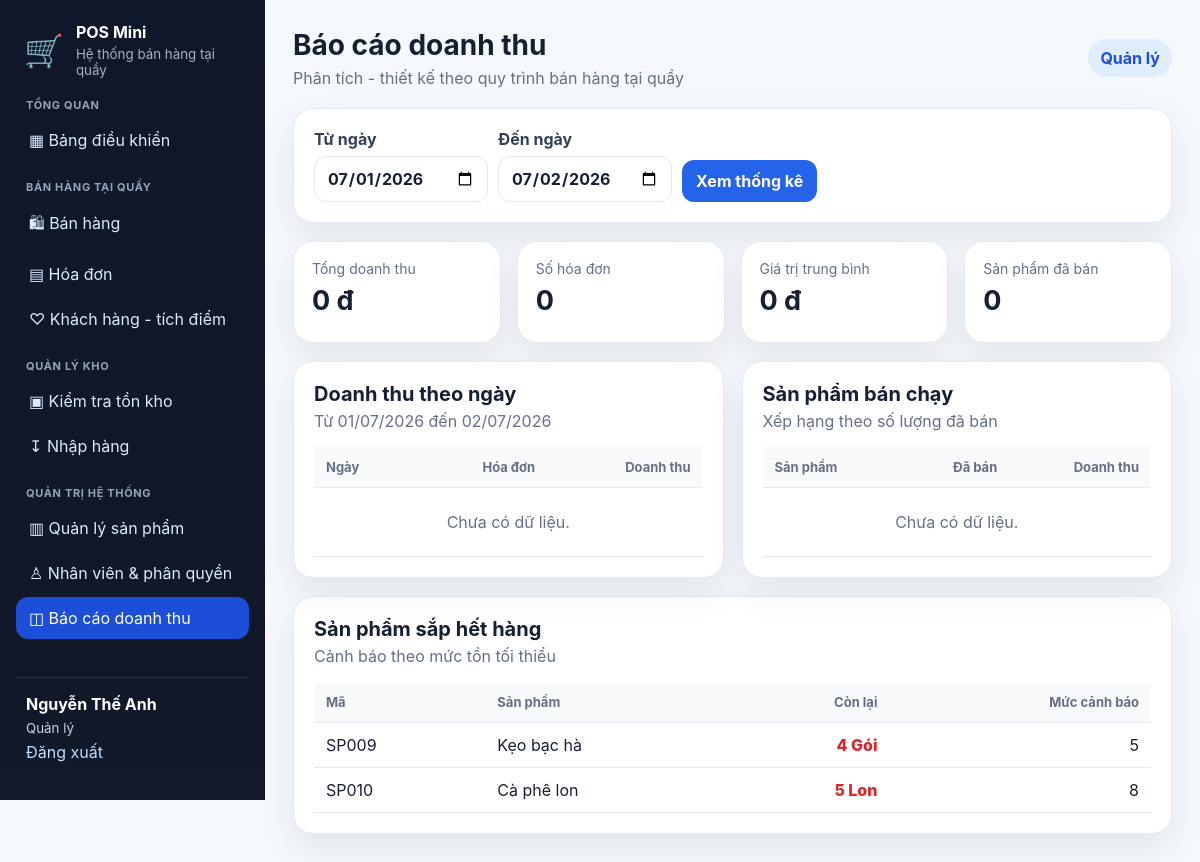
The app's page /code/statistics.php (signed in), older data.
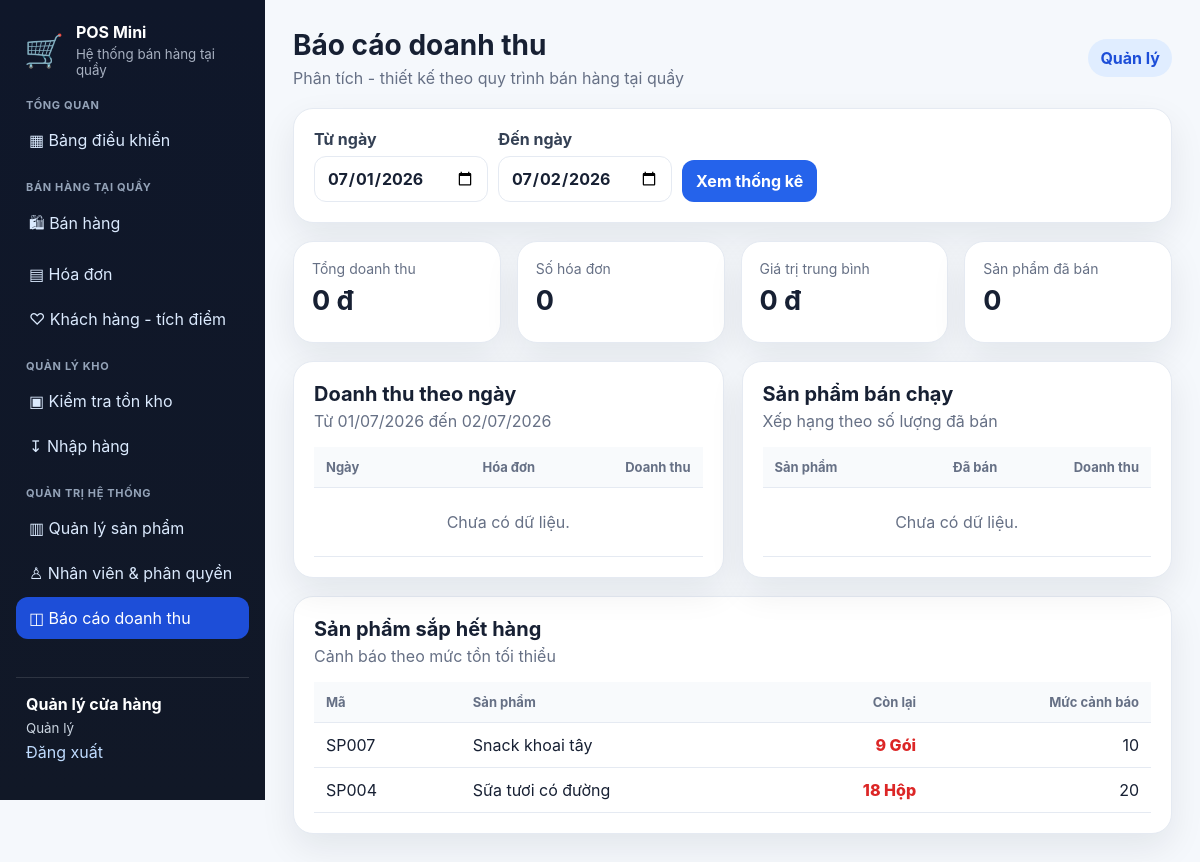
The same page, newer data.
### tables this page shows
CREATE TABLE products (
  id INT AUTO_INCREMENT PRIMARY KEY,
  code VARCHAR(30) NOT NULL UNIQUE,
  name VARCHAR(150) NOT NULL,
  category VARCHAR(100) NOT NULL,
  price DECIMAL(15,2) NOT NULL DEFAULT 0,
  stock INT NOT NULL DEFAULT 0,
  min_stock INT NOT NULL DEFAULT 5,
  unit VARCHAR(30) NOT NULL DEFAULT 'Cái',
  status TINYINT(1) NOT NULL DEFAULT 1,
  created_at DATETIME NOT NULL DEFAULT CURRENT_TIMESTAMP,
  updated_at DATETIME NULL DEFAULT NULL
);

### code/statistics.php (the view, shortened to what the changed rows need)
<?php
require_once __DIR__ . '/config/config.php';
$pdo=db();
$lowStock=$pdo->query('SELECT code,name,stock,min_stock,unit FROM products WHERE status=1 AND stock<=min_stock ORDER BY stock ASC')->fetchAll();
render_header('Báo cáo doanh thu','statistics'); ?>
<div class="two-column equal"><section class="panel"><div class="panel-heading"><div><h2>Doanh thu theo ngày</h2></div></div><div class="table-wrap"><table><thead><tr><th>Ngày</th><th class="right">Hóa đơn</th><th class="right">Doanh thu</th></tr></thead></table></div></section>
<section class="panel"><div class="panel-heading"><div><h2>Sản phẩm bán chạy</h2></div></div><div class="table-wrap"><table><thead><tr><th>Sản phẩm</th><th class="right">Đã bán</th><th class="right">Doanh thu</th></tr></thead></table></div></section></div>
<section class="panel"><div class="panel-heading"><div><h2>Sản phẩm sắp hết hàng</h2><p>Cảnh báo theo mức tồn tối thiểu</p></div></div><div class="table-wrap"><table><thead><tr><th>Mã</th><th>Sản phẩm</th><th class="right">Còn lại</th><th class="right">Mức cảnh báo</th></tr></thead><tbody><?php if (!$lowStock): ?><tr><td colspan="4" class="empty">Không có sản phẩm sắp hết.</td></tr><?php endif; ?><?php foreach ($lowStock as $row): ?><tr><td><?= e($row['code']) ?></td><td><?= e($row['name']) ?></td><td class="right"><span class="stock low"><?= (int)$row['stock'] ?> <?= e($row['unit']) ?></span></td><td class="right"><?= (int)$row['min_stock'] ?></td></tr><?php endforeach; ?></tbody></table></div></section>
<?php render_footer(); ?>

### code/config/config.php (shortened to what the changed rows need)
<?php
function url(string $path = ''): string
{
    $base = str_replace('\\', '/', dirname($_SERVER['SCRIPT_NAME'] ?? ''));
    $base = $base === '/' ? '' : rtrim($base, '/');
    return $base . ($path !== '' ? '/' . ltrim($path, '/') : '');
}
function e(mixed $value): string
{
    return htmlspecialchars((string) $value, ENT_QUOTES, 'UTF-8');
}
function current_user(): ?array
{
    return $_SESSION['user'] ?? null;
}
function role_name(?string $role = null): string
{
    $role ??= current_user()['role'] ?? '';
    return match ($role) {
        'admin' => 'Quản lý',
        'cashier' => 'Thu ngân',
        'warehouse' => 'Nhân viên kho',
        default => 'Người dùng',
    };
}
function render_header(string $title, string $active = ''): void
{
    $user = current_user();
    ?>
    <!doctype html>
    <html lang="vi">
    <head>
        <link rel="stylesheet" href="<?= e(url('assets/css/style.css')) ?>">
    </head>
    <body>
    <div class="app-shell">
        <aside class="sidebar">
            <div class="sidebar-user">
                <strong><?= e($user['full_name'] ?? '') ?></strong>
                <small><?= e(role_name($user['role'] ?? null)) ?></small>
                <a href="<?= e(url('index.php?action=logout')) ?>">Đăng xuất</a>
            </div>
        </aside>
        <main class="main-content">
            <header class="topbar">
                <div>
                    <h1><?= e($title) ?></h1>
                </div>
            </header>
    <?php
}
function render_footer(): void
{
    ?>
        </main>
    </div>
    </body>
    </html>
    <?php
}

Row changes from the older to the newer data that the page shows:
removed products: code "SP009", name "Kẹo bạc hà", stock "4", unit "Gói", min_stock "5"
removed products: code "SP010", name "Cà phê lon", stock "5", unit "Lon", min_stock "8"
now on this page (row edited): products: code "SP007", name "Snack khoai tây", stock "9", unit "Gói", min_stock "10"
now on this page (row edited): products: code "SP004", name "Sữa tươi có đường", stock "18", unit "Hộp", min_stock "20"
Text that changed along with them:
$user['full_name']: "Nguyễn Thế Anh" → "Quản lý cửa hàng"
